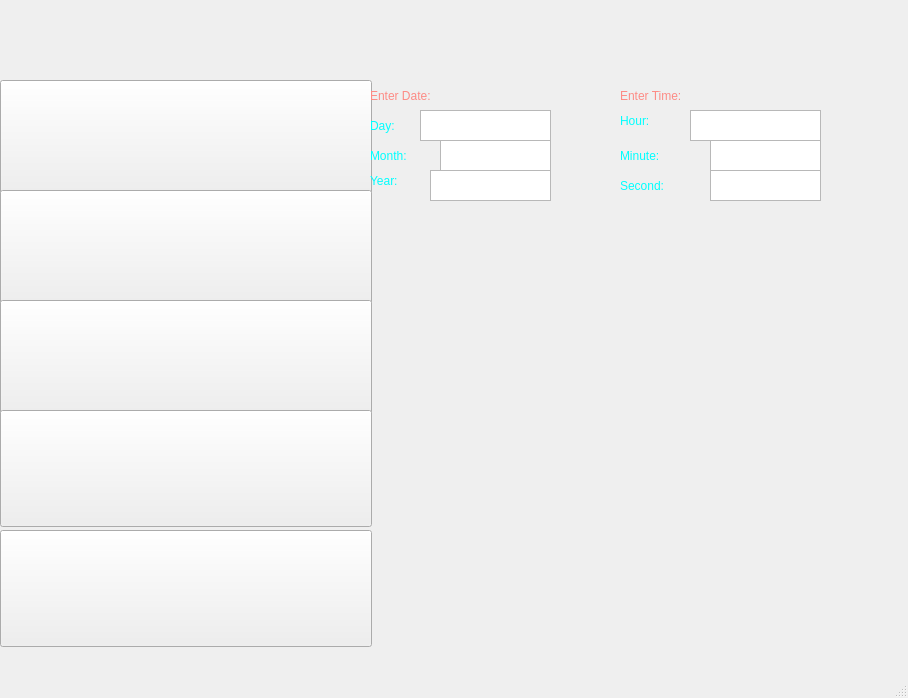
<?xml version="1.0" encoding="UTF-8"?>
<ui version="4.0">
 <class>CurrentlyOpenStalls</class>
 <widget class="QMainWindow" name="CurrentlyOpenStalls">
  <property name="geometry">
   <rect>
    <x>0</x>
    <y>0</y>
    <width>908</width>
    <height>698</height>
   </rect>
  </property>
  <property name="maximumSize">
   <size>
    <width>908</width>
    <height>698</height>
   </size>
  </property>
  <property name="windowTitle">
   <string>MainWindow</string>
  </property>
  <widget class="QWidget" name="centralwidget">
   <widget class="QLabel" name="label">
    <property name="geometry">
     <rect>
      <x>0</x>
      <y>9</y>
      <width>908</width>
      <height>80</height>
     </rect>
    </property>
    <property name="maximumSize">
     <size>
      <width>908</width>
      <height>80</height>
     </size>
    </property>
    <property name="styleSheet">
     <string notr="true">background-image: url(:/Heading_Label/FI_Heading.jpg);</string>
    </property>
    <property name="text">
     <string/>
    </property>
   </widget>
   <widget class="QLabel" name="label_2">
    <property name="geometry">
     <rect>
      <x>0</x>
      <y>80</y>
      <width>908</width>
      <height>581</height>
     </rect>
    </property>
    <property name="maximumSize">
     <size>
      <width>908</width>
      <height>581</height>
     </size>
    </property>
    <property name="styleSheet">
     <string notr="true">background-image: url(:/bgImg/today_stalls_wallpaper copy.jpg);</string>
    </property>
    <property name="text">
     <string/>
    </property>
   </widget>
   <widget class="QPushButton" name="McD_bt">
    <property name="geometry">
     <rect>
      <x>0</x>
      <y>80</y>
      <width>372</width>
      <height>117</height>
     </rect>
    </property>
    <property name="maximumSize">
     <size>
      <width>372</width>
      <height>117</height>
     </size>
    </property>
    <property name="styleSheet">
     <string notr="true">background-image: url(:/FINAL/MCD_FINAL.jpg);</string>
    </property>
    <property name="text">
     <string/>
    </property>
   </widget>
   <widget class="QPushButton" name="WS_bt">
    <property name="geometry">
     <rect>
      <x>0</x>
      <y>190</y>
      <width>372</width>
      <height>117</height>
     </rect>
    </property>
    <property name="maximumSize">
     <size>
      <width>372</width>
      <height>117</height>
     </size>
    </property>
    <property name="styleSheet">
     <string notr="true">background-image: url(:/FINAL/WS_FINAL.jpg);
</string>
    </property>
    <property name="text">
     <string/>
    </property>
   </widget>
   <widget class="QPushButton" name="CR_bt">
    <property name="geometry">
     <rect>
      <x>0</x>
      <y>300</y>
      <width>372</width>
      <height>117</height>
     </rect>
    </property>
    <property name="maximumSize">
     <size>
      <width>372</width>
      <height>117</height>
     </size>
    </property>
    <property name="styleSheet">
     <string notr="true">background-image: url(:/FINAL/CR_FINAL.jpg);</string>
    </property>
    <property name="text">
     <string/>
    </property>
   </widget>
   <widget class="QPushButton" name="NS_bt">
    <property name="geometry">
     <rect>
      <x>0</x>
      <y>410</y>
      <width>372</width>
      <height>117</height>
     </rect>
    </property>
    <property name="maximumSize">
     <size>
      <width>372</width>
      <height>117</height>
     </size>
    </property>
    <property name="styleSheet">
     <string notr="true">background-image: url(:/FINAL/NS_FINAL.jpg);</string>
    </property>
    <property name="text">
     <string/>
    </property>
   </widget>
   <widget class="QPushButton" name="MS_bt">
    <property name="geometry">
     <rect>
      <x>0</x>
      <y>530</y>
      <width>372</width>
      <height>117</height>
     </rect>
    </property>
    <property name="maximumSize">
     <size>
      <width>372</width>
      <height>117</height>
     </size>
    </property>
    <property name="styleSheet">
     <string notr="true">background-image: url(:/FINAL/MS_FINAL.jpg);</string>
    </property>
    <property name="text">
     <string/>
    </property>
   </widget>
   <widget class="QLabel" name="Menu">
    <property name="geometry">
     <rect>
      <x>370</x>
      <y>210</y>
      <width>541</width>
      <height>441</height>
     </rect>
    </property>
    <property name="maximumSize">
     <size>
      <width>541</width>
      <height>451</height>
     </size>
    </property>
    <property name="text">
     <string/>
    </property>
   </widget>
   <widget class="QLabel" name="Year_Label">
    <property name="geometry">
     <rect>
      <x>370</x>
      <y>160</y>
      <width>61</width>
      <height>41</height>
     </rect>
    </property>
    <property name="styleSheet">
     <string notr="true">font: 18pt &quot;Chalkduster&quot;;
color: rgb(0, 255, 255);</string>
    </property>
    <property name="text">
     <string>Year:</string>
    </property>
   </widget>
   <widget class="QLabel" name="Month_Label">
    <property name="geometry">
     <rect>
      <x>370</x>
      <y>140</y>
      <width>71</width>
      <height>31</height>
     </rect>
    </property>
    <property name="styleSheet">
     <string notr="true">font: 18pt &quot;Chalkduster&quot;;
color: rgb(0, 255, 255);</string>
    </property>
    <property name="text">
     <string>Month:</string>
    </property>
   </widget>
   <widget class="QLabel" name="Day_Label">
    <property name="geometry">
     <rect>
      <x>370</x>
      <y>110</y>
      <width>41</width>
      <height>31</height>
     </rect>
    </property>
    <property name="styleSheet">
     <string notr="true">font: 18pt &quot;Chalkduster&quot;;
color: rgb(0, 255, 255);</string>
    </property>
    <property name="text">
     <string>Day:</string>
    </property>
   </widget>
   <widget class="QLabel" name="Date_Heading">
    <property name="geometry">
     <rect>
      <x>370</x>
      <y>80</y>
      <width>251</width>
      <height>31</height>
     </rect>
    </property>
    <property name="styleSheet">
     <string notr="true">font: 20pt &quot;Chalkduster&quot;;
color: rgb(253, 139, 133);</string>
    </property>
    <property name="text">
     <string>Enter Date:</string>
    </property>
   </widget>
   <widget class="QLabel" name="Time_Heading">
    <property name="geometry">
     <rect>
      <x>620</x>
      <y>80</y>
      <width>261</width>
      <height>31</height>
     </rect>
    </property>
    <property name="styleSheet">
     <string notr="true">font: 20pt &quot;Chalkduster&quot;;
color: rgb(253, 139, 133);</string>
    </property>
    <property name="text">
     <string>Enter Time:</string>
    </property>
   </widget>
   <widget class="QLabel" name="Hour_Label">
    <property name="geometry">
     <rect>
      <x>620</x>
      <y>110</y>
      <width>81</width>
      <height>21</height>
     </rect>
    </property>
    <property name="styleSheet">
     <string notr="true">font: 18pt &quot;Chalkduster&quot;;
color: rgb(0, 255, 255);</string>
    </property>
    <property name="text">
     <string>Hour:</string>
    </property>
   </widget>
   <widget class="QLabel" name="Minute_Label">
    <property name="geometry">
     <rect>
      <x>620</x>
      <y>140</y>
      <width>91</width>
      <height>31</height>
     </rect>
    </property>
    <property name="styleSheet">
     <string notr="true">font: 18pt &quot;Chalkduster&quot;;
color: rgb(0, 255, 255);</string>
    </property>
    <property name="text">
     <string>Minute:</string>
    </property>
   </widget>
   <widget class="QLabel" name="Second_Label">
    <property name="geometry">
     <rect>
      <x>620</x>
      <y>170</y>
      <width>81</width>
      <height>31</height>
     </rect>
    </property>
    <property name="styleSheet">
     <string notr="true">font: 18pt &quot;Chalkduster&quot;;
color: rgb(0, 255, 255);</string>
    </property>
    <property name="text">
     <string>Second:</string>
    </property>
   </widget>
   <widget class="QTextEdit" name="DAY">
    <property name="geometry">
     <rect>
      <x>420</x>
      <y>110</y>
      <width>131</width>
      <height>31</height>
     </rect>
    </property>
   </widget>
   <widget class="QTextEdit" name="MONTH">
    <property name="geometry">
     <rect>
      <x>440</x>
      <y>140</y>
      <width>111</width>
      <height>31</height>
     </rect>
    </property>
   </widget>
   <widget class="QTextEdit" name="YEAR">
    <property name="geometry">
     <rect>
      <x>430</x>
      <y>170</y>
      <width>121</width>
      <height>31</height>
     </rect>
    </property>
   </widget>
   <widget class="QTextEdit" name="HOUR">
    <property name="geometry">
     <rect>
      <x>690</x>
      <y>110</y>
      <width>131</width>
      <height>31</height>
     </rect>
    </property>
   </widget>
   <widget class="QTextEdit" name="MINUTE">
    <property name="geometry">
     <rect>
      <x>710</x>
      <y>140</y>
      <width>111</width>
      <height>31</height>
     </rect>
    </property>
   </widget>
   <widget class="QTextEdit" name="SECOND">
    <property name="geometry">
     <rect>
      <x>710</x>
      <y>170</y>
      <width>111</width>
      <height>31</height>
     </rect>
    </property>
   </widget>
  </widget>
  <widget class="QMenuBar" name="menubar">
   <property name="geometry">
    <rect>
     <x>0</x>
     <y>0</y>
     <width>908</width>
     <height>22</height>
    </rect>
   </property>
  </widget>
  <widget class="QStatusBar" name="statusbar"/>
 </widget>
 <resources>
  <include location="bg_img.qrc"/>
 </resources>
 <connections/>
</ui>
